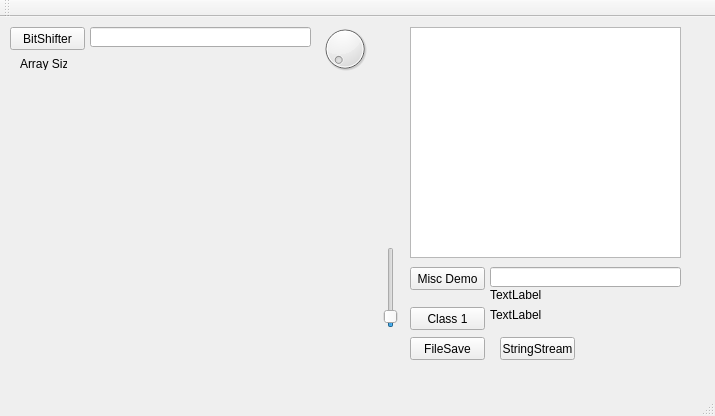
<?xml version="1.0" encoding="UTF-8"?>
<ui version="4.0">
 <class>MainWindow</class>
 <widget class="QMainWindow" name="MainWindow">
  <property name="geometry">
   <rect>
    <x>0</x>
    <y>0</y>
    <width>715</width>
    <height>416</height>
   </rect>
  </property>
  <property name="windowTitle">
   <string>MainWindow</string>
  </property>
  <widget class="QWidget" name="centralWidget">
   <widget class="QLineEdit" name="tbShowBits">
    <property name="geometry">
     <rect>
      <x>90</x>
      <y>10</y>
      <width>221</width>
      <height>20</height>
     </rect>
    </property>
   </widget>
   <widget class="QPushButton" name="btnShowBits">
    <property name="geometry">
     <rect>
      <x>10</x>
      <y>10</y>
      <width>75</width>
      <height>23</height>
     </rect>
    </property>
    <property name="text">
     <string>BitShifter</string>
    </property>
   </widget>
   <widget class="QDial" name="dial_2">
    <property name="geometry">
     <rect>
      <x>320</x>
      <y>0</y>
      <width>50</width>
      <height>64</height>
     </rect>
    </property>
    <property name="maximum">
     <number>99999</number>
    </property>
   </widget>
   <widget class="QLabel" name="lblArrSiz">
    <property name="geometry">
     <rect>
      <x>20</x>
      <y>40</y>
      <width>47</width>
      <height>13</height>
     </rect>
    </property>
    <property name="text">
     <string>Array Size</string>
    </property>
   </widget>
   <widget class="QTextEdit" name="textEdit">
    <property name="geometry">
     <rect>
      <x>410</x>
      <y>10</y>
      <width>271</width>
      <height>231</height>
     </rect>
    </property>
   </widget>
   <widget class="QPushButton" name="btnMisc">
    <property name="geometry">
     <rect>
      <x>410</x>
      <y>250</y>
      <width>75</width>
      <height>23</height>
     </rect>
    </property>
    <property name="text">
     <string>Misc Demo</string>
    </property>
   </widget>
   <widget class="QLineEdit" name="tbMisc">
    <property name="geometry">
     <rect>
      <x>490</x>
      <y>250</y>
      <width>191</width>
      <height>20</height>
     </rect>
    </property>
   </widget>
   <widget class="QLabel" name="lblMisc">
    <property name="geometry">
     <rect>
      <x>490</x>
      <y>270</y>
      <width>181</width>
      <height>16</height>
     </rect>
    </property>
    <property name="text">
     <string>TextLabel</string>
    </property>
   </widget>
   <widget class="QPushButton" name="btnClass">
    <property name="geometry">
     <rect>
      <x>410</x>
      <y>290</y>
      <width>75</width>
      <height>23</height>
     </rect>
    </property>
    <property name="text">
     <string>Class 1</string>
    </property>
   </widget>
   <widget class="QLabel" name="lblClass1">
    <property name="geometry">
     <rect>
      <x>490</x>
      <y>290</y>
      <width>181</width>
      <height>16</height>
     </rect>
    </property>
    <property name="text">
     <string>TextLabel</string>
    </property>
   </widget>
   <widget class="QSlider" name="verticalSlider">
    <property name="geometry">
     <rect>
      <x>380</x>
      <y>230</y>
      <width>22</width>
      <height>81</height>
     </rect>
    </property>
    <property name="maximum">
     <number>15</number>
    </property>
    <property name="value">
     <number>1</number>
    </property>
    <property name="orientation">
     <enum>Qt::Vertical</enum>
    </property>
   </widget>
   <widget class="QPushButton" name="btnFileSave">
    <property name="geometry">
     <rect>
      <x>410</x>
      <y>320</y>
      <width>75</width>
      <height>23</height>
     </rect>
    </property>
    <property name="text">
     <string>FileSave</string>
    </property>
   </widget>
   <widget class="QPushButton" name="btnFileSave_2">
    <property name="geometry">
     <rect>
      <x>500</x>
      <y>320</y>
      <width>75</width>
      <height>23</height>
     </rect>
    </property>
    <property name="text">
     <string>StringStream</string>
    </property>
   </widget>
  </widget>
  <widget class="QMenuBar" name="menuBar">
   <property name="geometry">
    <rect>
     <x>0</x>
     <y>0</y>
     <width>715</width>
     <height>21</height>
    </rect>
   </property>
  </widget>
  <widget class="QToolBar" name="mainToolBar">
   <attribute name="toolBarArea">
    <enum>TopToolBarArea</enum>
   </attribute>
   <attribute name="toolBarBreak">
    <bool>false</bool>
   </attribute>
  </widget>
  <widget class="QStatusBar" name="statusBar"/>
 </widget>
 <layoutdefault spacing="6" margin="11"/>
 <resources/>
 <connections/>
</ui>
